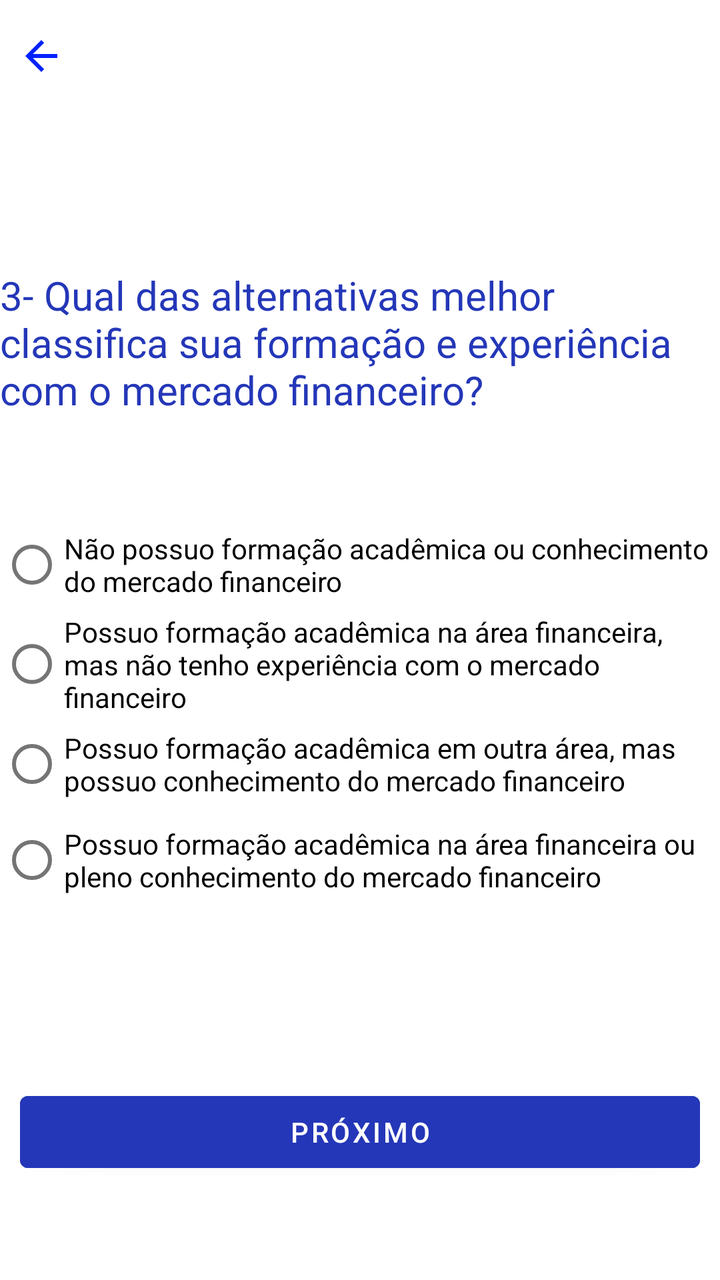
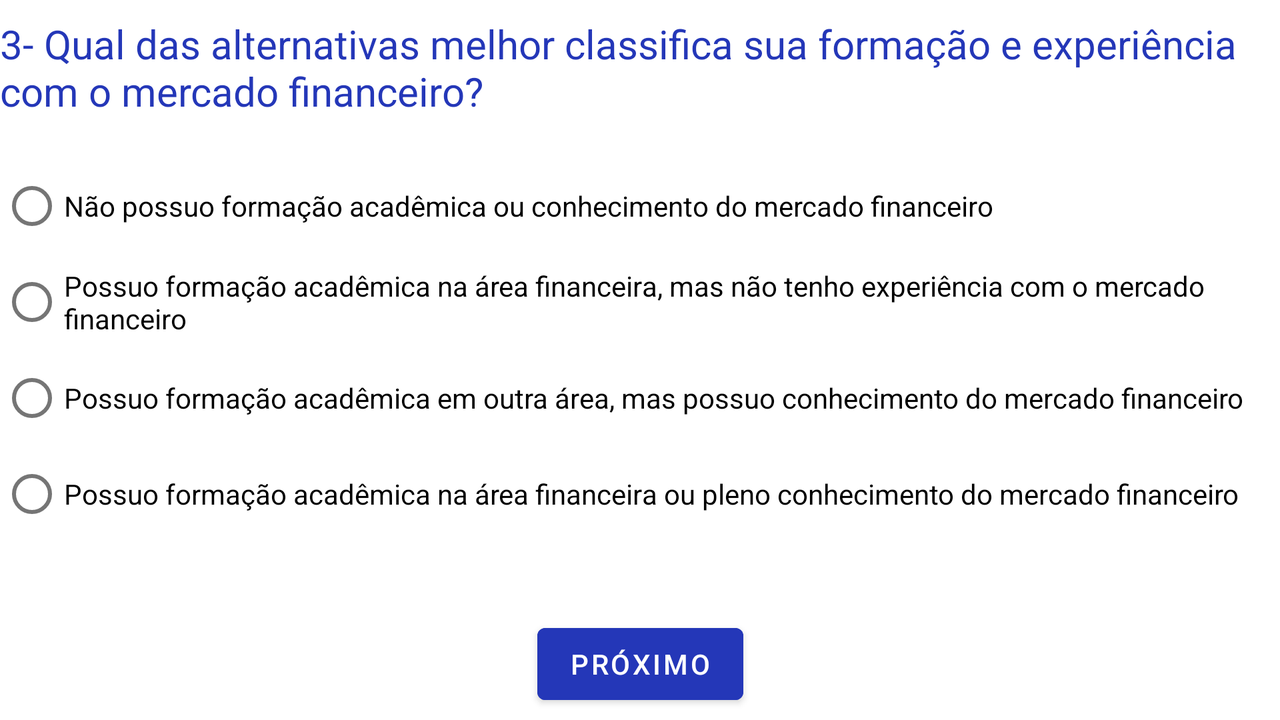

The same Android screen from two of the app's own layout files: first res/layout/ as a phone draws it, then the repository's variant for another configuration, drawn on a device whose configuration selects that folder. Both files follow.
<!-- AndroidManifest.xml: application theme Theme.Conservador -->
<!-- res/layout/fragment_terceirapergunta.xml -->
<?xml version="1.0" encoding="utf-8"?>
<androidx.constraintlayout.widget.ConstraintLayout xmlns:android="http://schemas.android.com/apk/res/android"
    xmlns:app="http://schemas.android.com/apk/res-auto"
    xmlns:tools="http://schemas.android.com/tools"
    android:id="@+id/frameLayout3"
    android:layout_width="match_parent"
    android:layout_height="match_parent"
    tools:context=".terceirapergunta">

    
    <RadioGroup
        android:id="@+id/R3A"
        android:layout_width="0dp"
        android:layout_height="wrap_content"
        android:layout_marginTop="50dp"
        app:layout_constraintEnd_toEndOf="parent"
        app:layout_constraintStart_toStartOf="parent"
        app:layout_constraintTop_toBottomOf="@+id/pergunta3">

        <RadioButton
            android:id="@+id/Q3A"
            android:layout_width="match_parent"
            android:layout_height="wrap_content"
            android:text="Não possuo formação acadêmica ou conhecimento do mercado financeiro" />

        <RadioButton
            android:id="@+id/Q3B"
            android:layout_width="match_parent"
            android:layout_height="wrap_content"
            android:text="Possuo formação acadêmica na área financeira, mas não tenho experiência com o mercado financeiro" />

        <RadioButton
            android:id="@+id/Q3C"
            android:layout_width="match_parent"
            android:layout_height="wrap_content"
            android:text="Possuo formação acadêmica em outra área, mas possuo conhecimento do mercado financeiro" />

        <RadioButton
            android:id="@+id/Q3D"
            android:layout_width="match_parent"
            android:layout_height="wrap_content"
            android:text="Possuo formação acadêmica na área financeira ou pleno conhecimento do mercado financeiro" />

    </RadioGroup>
    <ImageView
        android:id="@+id/back3"
        android:layout_width="wrap_content"
        android:layout_height="wrap_content"
        android:layout_marginTop="16dp"
        android:src="?attr/homeAsUpIndicator"
        app:layout_constraintEnd_toEndOf="parent"
        app:layout_constraintHorizontal_bias="0.026"
        app:layout_constraintStart_toStartOf="parent"
        app:layout_constraintTop_toTopOf="parent"
        app:tint="#0021FF" />
    <TextView
        android:id="@+id/pergunta3"
        android:layout_width="wrap_content"
        android:layout_height="wrap_content"
        android:layout_marginBottom="200dp"
        android:text="3- Qual das alternativas melhor classifica sua formação e experiência com o mercado financeiro?"
        android:textColor="#2437B8"
        android:textSize="20sp"
        app:layout_constraintBottom_toTopOf="@+id/btn3"
        app:layout_constraintEnd_toEndOf="parent"
        app:layout_constraintHorizontal_bias="0.0"
        app:layout_constraintStart_toStartOf="parent"
        app:layout_constraintTop_toTopOf="parent" />

    <Button
        android:id="@+id/btn3"
        android:layout_width="0dp"
        android:layout_height="wrap_content"
        android:layout_marginStart="10dp"
        android:layout_marginEnd="10dp"
        android:layout_marginBottom="50dp"
        android:backgroundTint="#2437B8"
        android:text="Próximo"
        app:layout_constraintBottom_toBottomOf="parent"
        app:layout_constraintEnd_toEndOf="parent"
        app:layout_constraintStart_toStartOf="parent" />

</androidx.constraintlayout.widget.ConstraintLayout>
<!-- resources referenced by this layout -->
<resources>
  <style name="Theme.Conservador" parent="Theme.MaterialComponents.DayNight.NoActionBar">
          
          <item name="colorPrimary">@color/purple_500</item>
          <item name="colorPrimaryVariant">@color/purple_700</item>
          <item name="colorOnPrimary">@color/white</item>
          
          <item name="colorSecondary">@color/teal_200</item>
          <item name="colorSecondaryVariant">@color/teal_700</item>
          <item name="colorOnSecondary">@color/black</item>
          
          <item name="android:statusBarColor" tools:targetApi="l">?attr/colorPrimaryVariant</item>
          
      </style>
</resources>
<!-- res/layout-land/fragment_terceirapergunta.xml (the repository's variant of the layout above) -->
<!-- drawn on the phone turned sideways -->
<?xml version="1.0" encoding="utf-8"?>
<androidx.constraintlayout.widget.ConstraintLayout xmlns:android="http://schemas.android.com/apk/res/android"
    xmlns:app="http://schemas.android.com/apk/res-auto"
    xmlns:tools="http://schemas.android.com/tools"
    android:id="@+id/frameLayout3"
    android:layout_width="match_parent"
    android:layout_height="match_parent"
    tools:context=".terceirapergunta">

    
    <RadioGroup
        android:id="@+id/R3A"
        android:layout_width="0dp"
        android:layout_height="wrap_content"
        android:layout_marginTop="20dp"
        app:layout_constraintEnd_toEndOf="parent"
        app:layout_constraintStart_toStartOf="parent"
        app:layout_constraintTop_toBottomOf="@+id/pergunta3">

        <RadioButton
            android:id="@+id/Q3A"
            android:layout_width="match_parent"
            android:layout_height="wrap_content"
            android:text="Não possuo formação acadêmica ou conhecimento do mercado financeiro" />

        <RadioButton
            android:id="@+id/Q3B"
            android:layout_width="match_parent"
            android:layout_height="wrap_content"
            android:text="Possuo formação acadêmica na área financeira, mas não tenho experiência com o mercado financeiro" />

        <RadioButton
            android:id="@+id/Q3C"
            android:layout_width="match_parent"
            android:layout_height="wrap_content"
            android:text="Possuo formação acadêmica em outra área, mas possuo conhecimento do mercado financeiro" />

        <RadioButton
            android:id="@+id/Q3D"
            android:layout_width="match_parent"
            android:layout_height="wrap_content"
            android:text="Possuo formação acadêmica na área financeira ou pleno conhecimento do mercado financeiro" />
    </RadioGroup>

    <TextView
        android:id="@+id/pergunta3"
        android:layout_width="wrap_content"
        android:layout_height="wrap_content"
        android:layout_marginBottom="200dp"
        android:text="3- Qual das alternativas melhor classifica sua formação e experiência com o mercado financeiro?"
        android:textColor="#2437B8"
        android:textSize="20sp"
        app:layout_constraintBottom_toTopOf="@+id/btn3"
        app:layout_constraintEnd_toEndOf="parent"
        app:layout_constraintHorizontal_bias="0.0"
        app:layout_constraintStart_toStartOf="parent"
        app:layout_constraintTop_toTopOf="parent"
        app:layout_constraintVertical_bias="0.148" />

    <Button
        android:id="@+id/btn3"
        android:layout_width="wrap_content"
        android:layout_height="wrap_content"
        android:layout_marginBottom="4dp"
        android:backgroundTint="#2437B8"
        android:text="Próximo"
        app:layout_constraintBottom_toBottomOf="parent"
        app:layout_constraintEnd_toEndOf="parent"
        app:layout_constraintStart_toStartOf="parent" />

</androidx.constraintlayout.widget.ConstraintLayout>
